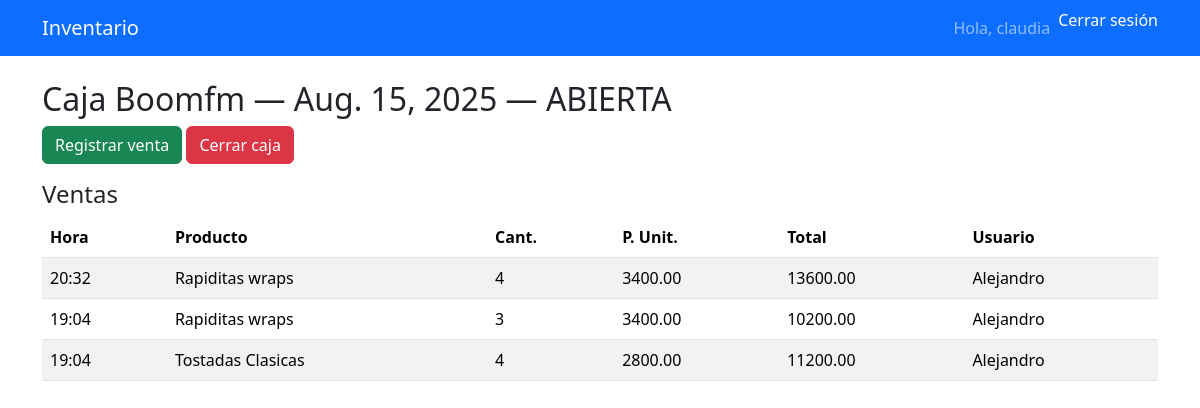
Screenshot of /caja/1/ (signed in) with the database file from the repository.
### inventario/models.py (models this page shows, shortened)
class Caja(models.Model):
    ESTADOS = (('ABIERTA', 'ABIERTA'), ('CERRADA', 'CERRADA'))
    sucursal = models.ForeignKey(Sucursal, on_delete=models.CASCADE, related_name='cajas')
    fecha = models.DateField()  # 1 caja por día por sucursal
    apertura_monto = models.DecimalField(max_digits=12, decimal_places=2)
    apertura_usuario = models.ForeignKey(User, on_delete=models.PROTECT, related_name='aperturas_caja')
    cierre_monto = models.DecimalField(max_digits=12, decimal_places=2, null=True, blank=True)
    cierre_usuario = models.ForeignKey(User, on_delete=models.PROTECT, null=True, blank=True, related_name='cierres_caja')
    estado = models.CharField(max_length=10, choices=ESTADOS, default='ABIERTA')
    creado_en = models.DateTimeField(auto_now_add=True)
    class Meta:
        unique_together = ('sucursal', 'fecha')  # evita dos cajas el mismo día en la misma sucursal

class Sucursal(models.Model):
    nombre = models.CharField(max_length=150)
    direccion = models.CharField(max_length=250, blank=True)
    telefono = models.CharField(max_length=50, blank=True)
    created_at = models.DateTimeField(auto_now_add=True)

class Venta(models.Model):
    caja = models.ForeignKey(Caja, on_delete=models.CASCADE, related_name='ventas')
    producto = models.ForeignKey(Producto, on_delete=models.PROTECT)
    cantidad = models.PositiveIntegerField()
    precio_unitario = models.DecimalField(max_digits=12, decimal_places=2)
    total = models.DecimalField(max_digits=12, decimal_places=2)
    usuario = models.ForeignKey(User, on_delete=models.PROTECT)
    creado_en = models.DateTimeField(auto_now_add=True)

class Producto(models.Model):
    nombre = models.CharField(max_length=100)
    descripcion = models.TextField(blank=True, null=True)
    precio = models.DecimalField(max_digits=10, decimal_places=2)
    stock = models.PositiveIntegerField(default=0)
    sucursal = models.ForeignKey(Sucursal, on_delete=models.CASCADE, related_name='productos')
    fecha_creacion = models.DateTimeField(auto_now_add=True)

### inventario/views_caja.py (the view)
# urls.py: path('caja/<int:caja_id>/', views_caja.caja_detalle, name='caja_detalle'),
@login_required
def caja_detalle(request, caja_id):
    caja = get_object_or_404(Caja, pk=caja_id)
    rol, sucs = role_and_sucursales(request.user)
    if rol != 'Administrador' and caja.sucursal not in sucs:
        raise PermissionDenied("No puedes ver esta caja.")
    ventas = caja.ventas.select_related('producto').order_by('-creado_en')
    return render(request, 'inventario/caja_detalle.html', {
        'caja': caja,
        'ventas': ventas
    })

### inventario/context_processors.py (called while the page is built, shortened)
def role_context(request):
    role = None
    if request.user.is_authenticated:
        perfil = getattr(request.user, 'perfil', None)
        role = getattr(perfil, 'rol', None)
    return {'role': role}

### inventario/permissions.py (called while the page is built)
def role_and_sucursales(user):
    perfil = getattr(user, 'perfil', None)
    if not perfil:
        return None, Sucursal.objects.none()
    rol = perfil.rol
    if rol == 'Administrador':
        return rol, Sucursal.objects.all()
    return rol, perfil.sucursales.all()

### templates/inventario/caja_detalle.html (shortened to what this page needs)
{% extends "base.html" %}
{% block content %}
<h2>Caja {{ caja.sucursal.nombre }} — {{ caja.fecha }} — {{ caja.estado }}</h2>
<div class="mb-3">
  <a class="btn btn-success {% if caja.estado != 'ABIERTA' %}disabled{% endif %}" href="{% url 'venta_nueva' caja.id %}">Registrar venta</a>
  <a class="btn btn-danger {% if caja.estado != 'ABIERTA' %}disabled{% endif %}" href="{% url 'caja_cerrar' caja.id %}">Cerrar caja</a>
</div>
<h4>Ventas</h4>
<table class="table table-striped">
  <thead>
    <tr>
      <th>Hora</th>
      <th>Producto</th>
      <th>Cant.</th>
      <th>P. Unit.</th>
      <th>Total</th>
      <th>Usuario</th>
    </tr>
  </thead>
  <tbody>
    {% for v in ventas %}
      <tr>
        <td>{{ v.creado_en|date:"H:i" }}</td>
        <td>{{ v.producto.nombre }}</td>
        <td>{{ v.cantidad }}</td>
        <td>{{ v.precio_unitario }}</td>
        <td>{{ v.total }}</td>
        <td>{{ v.usuario.username }}</td>
      </tr>
    {% empty %}
      <tr><td colspan="6">Sin ventas.</td></tr>
    {% endfor %}
  </tbody>
</table>
{% endblock %}

### templates/base.html (shortened to what this page needs)
<!doctype html>
<html lang="es">
<head>
  <link href="https://cdn.jsdelivr.net/npm/bootstrap@5.3.2/dist/css/bootstrap.min.css" rel="stylesheet">
</head>
<body>
  <nav class="navbar navbar-expand-lg navbar-dark bg-primary">
    <div class="container">
      <a class="navbar-brand" href="{% url 'home' %}">Inventario</a>
      <div class="collapse navbar-collapse" id="navMain">
        <ul class="navbar-nav ms-auto">
          {% if user.is_authenticated %}
            <li class="nav-item">
              <span class="nav-link">Hola, {{ user.username }}</span>
            </li>
            <li class="nav-item">
              <form method="post" action="{% url 'logout' %}" style="display:inline;">
                <button type="submit" class="nav-link btn btn-link" style="padding: 0; margin: 0; color: white; text-decoration: none;">
                  Cerrar sesión
                </button>
              </form>
            </li>
          {% else %}
            <li class="nav-item">
              <a class="nav-link" href="{% url 'login' %}">Ingresar</a>
            </li>
          {% endif %}
        </ul>
      </div>
    </div>
  </nav>
  <main class="container py-4">
    {% block content %}{% endblock %}
  </main>
</body>
</html>

### rows the page displays
Caja: sucursal.nombre "Boomfm", fecha "Aug. 15, 2025", estado "ABIERTA"
Venta: creado_en "20:32", producto.nombre "Rapiditas wraps", cantidad "4", precio_unitario "3400.00", total "13600.00", usuario.username "Alejandro"
Venta: creado_en "19:04", producto.nombre "Rapiditas wraps", cantidad "3", precio_unitario "3400.00", total "10200.00", usuario.username "Alejandro"
Venta: creado_en "19:04", producto.nombre "Tostadas Clasicas", cantidad "4", precio_unitario "2800.00", total "11200.00", usuario.username "Alejandro"

### other values shown
{{ user.username }} "claudia"
